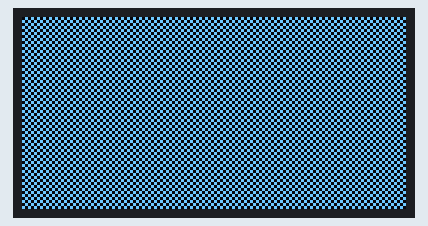
This sketch was run on a simulated ESP8266 (NodeMCU). Parts: 128×64 one-colour display.

Above: at 0.1 s.

The sketch:

test.ino
```cpp
#include <Arduino.h>
#include <U8g2lib.h>

#include <SPI.h>

U8G2_SH1106_128X64_NONAME_F_4W_HW_SPI u8g2(U8G2_R0, /* cs=*/ D7, /* dc=*/ D0, /* reset=*/ D3);

void setup() {
  pinMode(D7, OUTPUT); // Set CS as output
  pinMode(D0, OUTPUT); // Set DC as output
  pinMode(D3, OUTPUT); // Set reset as output
  u8g2.begin();
}

void loop() {
  u8g2.clearBuffer();
  u8g2_uint_t x, y, w2, h2;
  u8g2.setColorIndex(1);
  w2 = u8g2.getWidth();
  h2 = u8g2.getHeight();
  w2 /= 2;
  h2 /= 2;
  for( y = 0; y < h2; y++ ) {
    for( x = 0; x < w2; x++ ) {
      if ( (x + y) & 1 ) {
        u8g2.drawPixel(x,y);
        u8g2.drawPixel(x,y+h2);
        u8g2.drawPixel(x+w2,y);
        u8g2.drawPixel(x+w2,y+h2);
      }
    }
  }
  u8g2.sendBuffer();
}
```
